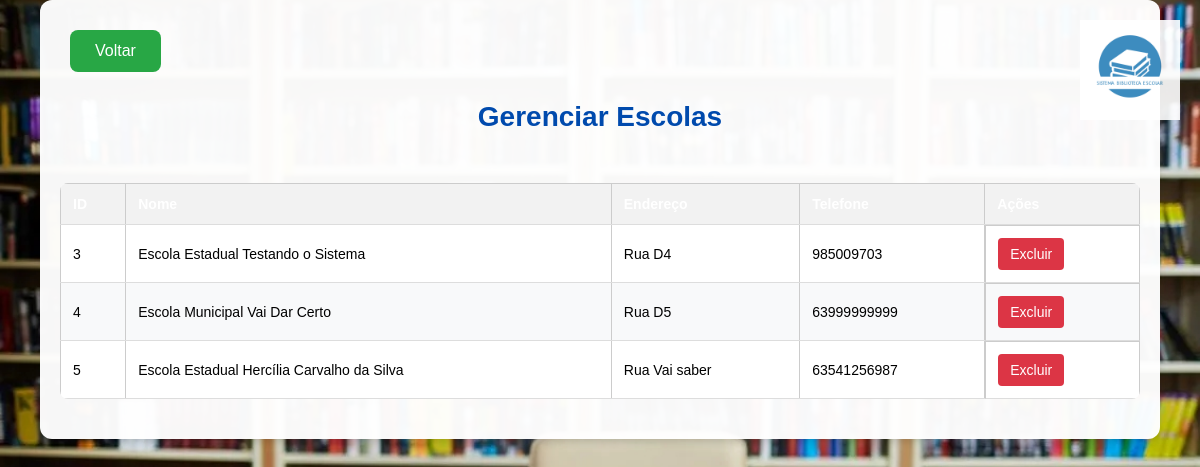
Page /gerenciar_escolas (signed in) on the committed database.
### tables this page shows
CREATE TABLE escolas (
    id INTEGER PRIMARY KEY AUTOINCREMENT,
    nome TEXT NOT NULL,
    endereco TEXT,
    telefone TEXT
);

### app.py (the view)
@app.route('/gerenciar_escolas')
def gerenciar_escolas():
    if 'usuario_cpf' not in session:
        return redirect(url_for('login'))
    if session.get('tipo_usuario') != 'super_admin':
        flash('Apenas o administrador geral pode gerenciar escolas!', 'error')
        return redirect(url_for('index'))
    conn = get_db_connection()
    escolas = conn.execute('SELECT * FROM escolas').fetchall()
    conn.close()
    return render_template('gerenciar_escolas.html', escolas=escolas)

### app.py (called while the page is built)
def get_db_connection():
    conn = sqlite3.connect('database.db')
    conn.row_factory = sqlite3.Row
    return conn

### templates/gerenciar_escolas.html (shortened to what this page needs)
<!DOCTYPE html>
<html lang="pt-br">
<head>
    <link rel="stylesheet" href="{{ url_for('static', filename='style.css') }}">
</head>
<body>
    <div class="logo-container">
        <img src="{{ url_for('static', filename='logosbe.png') }}" alt="Logo Sistema Biblioteca Escolar">
    </div>
    <div class="container">
        <a href="{{ url_for('index') }}" class="back-button">Voltar</a>
        <h1>Gerenciar Escolas</h1>
        <div class="table-container">
            <table>
                <thead>
                    <tr>
                        <th>ID</th>
                        <th>Nome</th>
                        <th>Endereço</th>
                        <th>Telefone</th>
                        <th>Ações</th>
                    </tr>
                </thead>
                <tbody>
                    {% for escola in escolas %}
                    <tr>
                        <td>{{ escola.id }}</td>
                        <td>{{ escola.nome }}</td>
                        <td>{{ escola.endereco }}</td>
                        <td>{{ escola.telefone }}</td>
                        <td class="action-buttons">
                            <a href="{{ url_for('excluir_escola', id=escola.id) }}"
                               class="delete-button"
                               onclick="return confirm('Tem certeza que deseja excluir esta escola? Esta ação não pode ser desfeita e excluirá todos os dados relacionados à escola.')">
                                Excluir
                            </a>
                        </td>
                    </tr>
                    {% endfor %}
                </tbody>
            </table>
        </div>
    </div>
</body>
</html>

### static/style.css (style rules this page uses)
body { margin: 0; padding: 0; min-height: 100vh; font-family: Arial, sans-serif; background: url('../static/livro.png.png') no-repeat center center fixed; background-size: cover; display: flex; flex-direction: column; align-items: center; }
.container { background-color: rgba(255, 255, 255, 0.97); padding: 40px; border-radius: 12px; box-shadow: 0 4px 6px rgba(0, 0, 0, 0.1); width: 90%; max-width: 1000px; margin: 40px auto; position: relative; padding-top: 20px; }
.back-button { display: inline-block; padding: 8px 16px; background-color: #28a745; color: white; text-decoration: none; border-radius: 4px; transition: background-color 0.2s; margin-top: 20px; }
table { width: 100%; border-collapse: collapse; margin: 20px 0; background-color: white; }
th, td { padding: 12px; text-align: left; border-bottom: 1px solid #ddd; }
th { background-color: #004aad; color: white; }
tr:nth-child(even) { background-color: #f8f9fa; }
h1 { font-size: 2rem; margin-bottom: 20px; color: #004aad; }
.back-button { padding: 12px 25px; margin: 10px auto; font-size: 16px; background-color: #28a745; color: white; border: none; border-radius: 8px; cursor: pointer; display: inline-block; text-decoration: none; }
table { width: 100%; border-collapse: collapse; margin-top: 20px; }
th, td { padding: 12px 8px; text-align: center; border: 1px solid #ccc; font-size: 14px; }
th { background-color: #003580; color: white; }
a.main-button, a.back-button { display: inline-block; padding: 12px 25px; margin: 10px; font-size: 16px; background-color: #004aad; color: white; border: none; border-radius: 8px; cursor: pointer; text-decoration: none; text-align: center; transition: background 0.3s; }
a.back-button { background-color: #28a745; }
.back-button { padding: 10px 20px; font-size: 16px; background-color: #28a745; color: white; border: none; border-radius: 8px; cursor: pointer; text-decoration: none; transition: background-color 0.3s; display: inline-block; }
table { width: 100%; border-collapse: collapse; margin: 20px 0; background-color: white; border-radius: 8px; overflow: hidden; }
th, td { padding: 12px 15px; text-align: left; border-bottom: 1px solid #ddd; }
th { background-color: #004aad; color: white; font-weight: 500; }
h1 { color: #004aad; margin-bottom: 30px; text-align: center; font-size: 28px; }
.logo-container { position: fixed; top: 20px; right: 20px; z-index: 1000; }
.logo-container img { width: 100px; height: auto; opacity: 0.9; }

### templates/gerenciar_escolas.html (style rules this page uses)
.container { max-width: 1200px; margin: 0 auto; padding: 20px; }
.table-container { overflow-x: auto; }
table { width: 100%; border-collapse: collapse; margin-top: 20px; }
th, td { padding: 12px; text-align: left; border-bottom: 1px solid #ddd; }
th { background-color: #f2f2f2; font-weight: bold; }
.action-buttons { display: flex; gap: 10px; }
.delete-button { background-color: #dc3545; color: white; border: none; padding: 8px 12px; border-radius: 4px; cursor: pointer; text-decoration: none; }
.back-button { display: inline-block; margin-bottom: 20px; padding: 8px 16px; background-color: #6c757d; color: white; text-decoration: none; border-radius: 4px; }

### rows in the picture
escolas: id "3", nome "Escola Estadual Testando o Sistema", endereco "Rua D4", telefone "985009703"
escolas: id "4", nome "Escola Municipal Vai Dar Certo", endereco "Rua D5", telefone "63999999999"
escolas: id "5", nome "Escola Estadual Hercília Carvalho da Silva", endereco "Rua Vai saber", telefone "63541256987"
